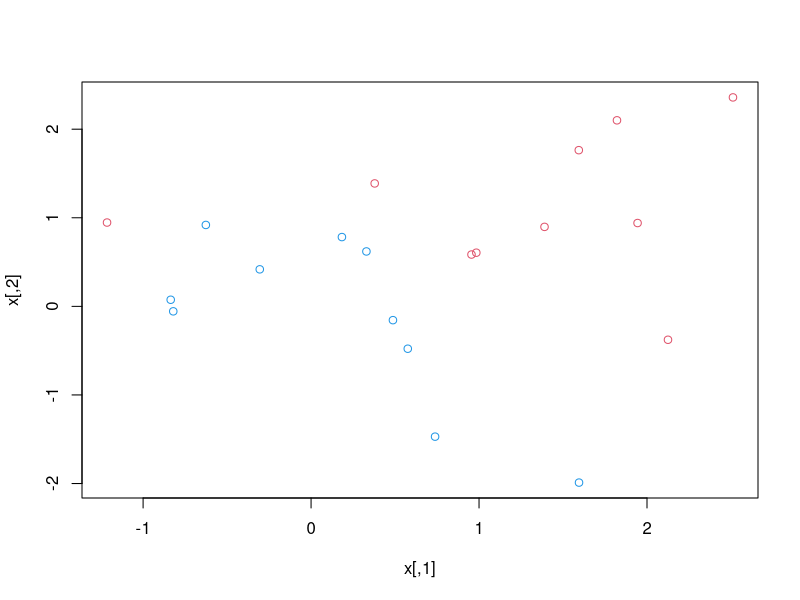
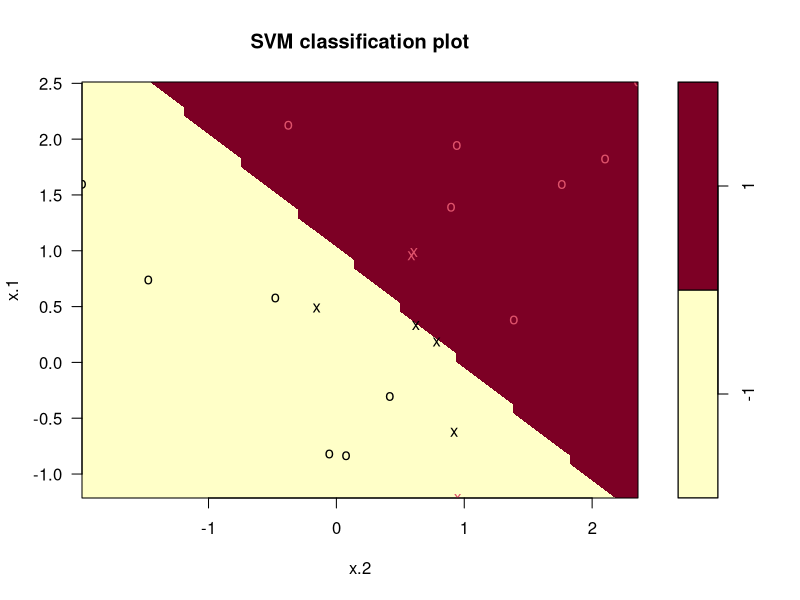
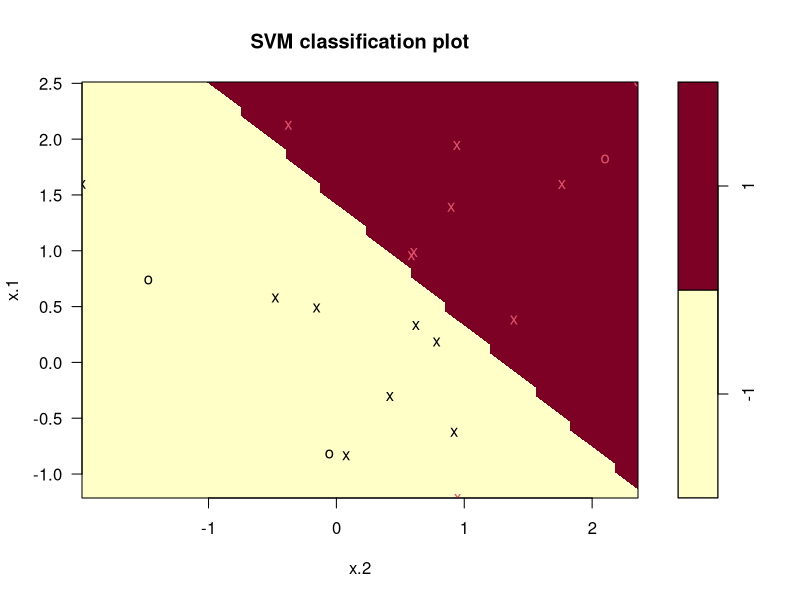
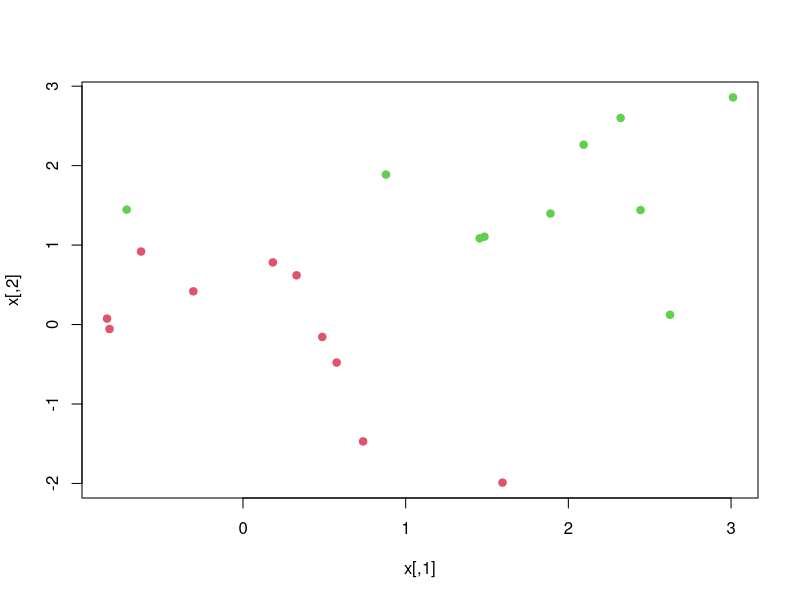
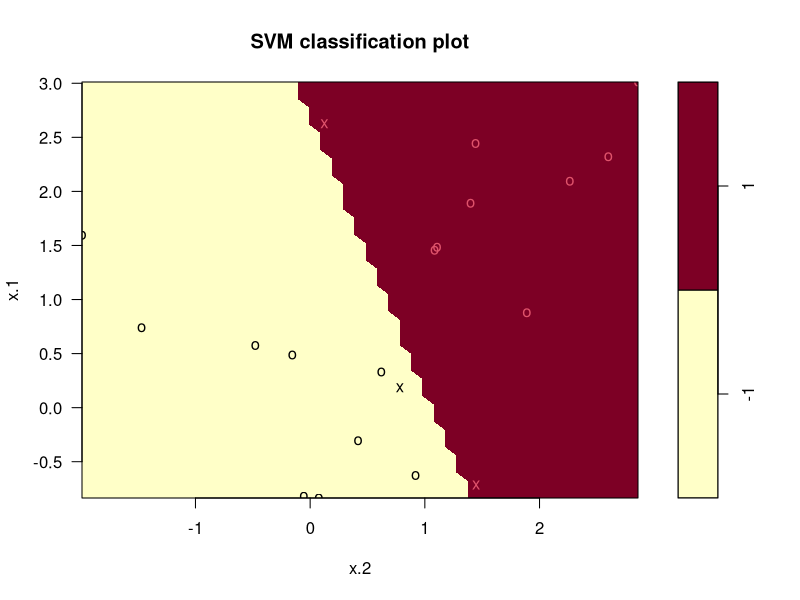
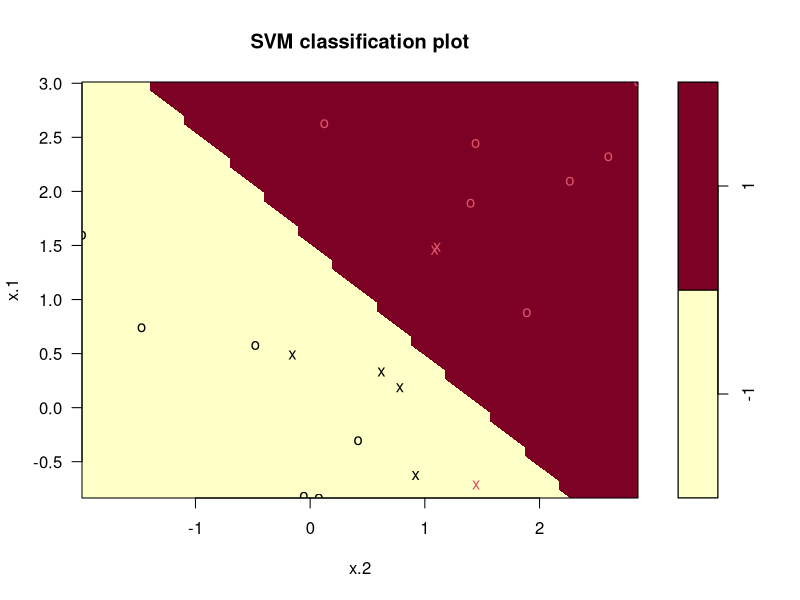

Recreate these plots in R, in order.
## ---- chunk 1
knitr::opts_chunk$set(echo = TRUE)
## ---- chunk 2
library(tidyverse)
library(e1071)
library(caret)
## ---- chunk 3
set.seed(1)

x <- matrix(rnorm(20*2), ncol=2)
y <- c(rep(-1, 10), rep(1, 10))

x[y==1,] <- x[y==1,] + 1
plot(x, col=(3-y))
## ---- chunk 4
df <- data.frame(x=x, y=as.factor(y))

svm_fit <- svm(y~., df, kernel='linear', cost=10, scale=FALSE)
summary(svm_fit)
plot(svm_fit, df)
## ---- chunk 5
svm_fit$index
## ---- chunk 6
svm_fit_lc <- svm(y~., df, kernel='linear', cost=0.1, scale=FALSE)

summary(svm_fit_lc)
plot(svm_fit_lc, df)
## ---- chunk 7
set.seed(1)

tune_svm <- tune(svm, y~., data=df, kernel='linear', ranges=list(cost=c(0.001, 0.01, 0.1, 1, 5, 10, 100)))

summary(tune_svm)
## ---- chunk 8
best_model <- tune_svm$best.model
summary(best_model)
## ---- chunk 9
x_test <- matrix(rnorm(20*2), ncol=2)
y_test <- sample(c(-1,1), 20, rep=TRUE)
x_test[y_test==1,] <- x_test[y_test==1,] + 1
test_data <- data.frame(x=x_test, y=as.factor(y_test))
## ---- chunk 10
y_pred <- predict(best_model, test_data)

confusionMatrix(y_pred, test_data$y)
## ---- chunk 11
svm_fit_0.01 <- svm(y~., df, kernel='linear', cost=0.01, scale=FALSE)

y_pred_0.01 <- predict(svm_fit_0.01, test_data)
confusionMatrix(y_pred_0.01, test_data$y)
## ---- chunk 12
x[y==1,] <- x[y==1,]+0.5
plot(x, col=(y+5)/2, pch=19)
## ---- chunk 13
df_linear <- data.frame(x=x, y=as.factor(y))

svm_fit_linear <- svm(y~., df_linear, kernel='linear', cost=1e5)

summary(svm_fit_linear)
plot(svm_fit_linear, df_linear)
## ---- chunk 14
svm_fit_linear <- svm(y~., df_linear, kernel='linear', cost=1)
summary(svm_fit_linear)
plot(svm_fit_linear, df_linear)
## ---- chunk 15

